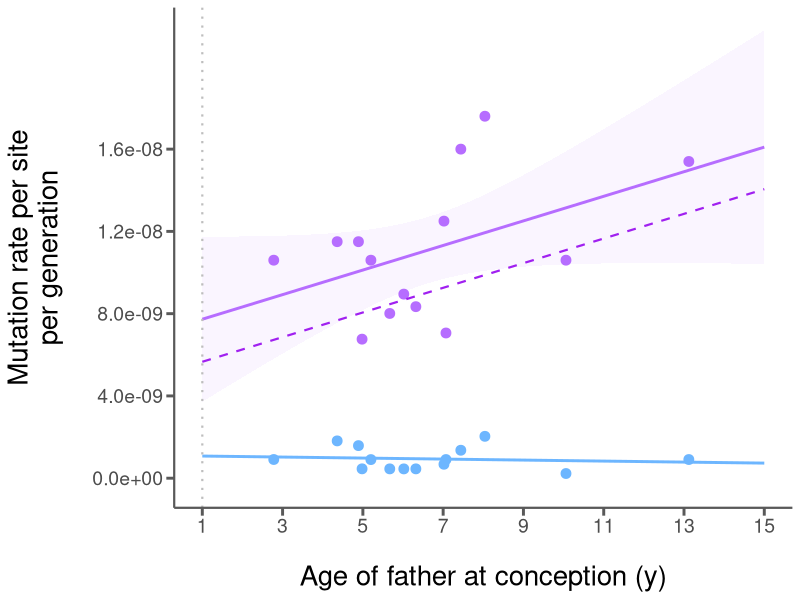

R code for this plot: (Note: this script raises an error after producing the figure.)
library(ggplot2)
this.dir <- dirname(parent.frame(2)$ofile)
setwd(this.dir)
##########
# This function calculates mutation rates given a set of parameters
mutCalc <- function(df,d0,dy1,P,mu_c)
{
  P_max = P + 100
  mu_g = c(); gtm = c();
  
  i = P
  while(i <= P_max)
  {
    gm = i
    gf = i
    mu_gF = (df * mu_c)
    mu_g0 = d0 * (mu_c)
    mu_g1 = dy1 * (gm - P) * (mu_c)
    mu_gM = mu_g0 + mu_g1
    cur_mu_g = (mu_gF + mu_gM) / 2
    mu_g = c(mu_g, cur_mu_g)
    gtm = c(gtm, i)
    
    i = i + 0.1
  }
  return(list(mu_g, gtm))
}

####################
## Calculate mu_c using human (Kong) observations.
human_d0 = 34; human_df = 31; human_num_f = 14.2; human_haploid = 2630000000; human_diploid = human_haploid * 2;
human_mu_c = (human_num_f / human_df) / human_haploid
print(paste("mu_c estimated from Kong params: ", human_mu_c))
####################
## Calculate spermatogenic proportion and expected number of spermatogenic divisions
## per year using human (Kong) observations.
human_sc = 16
human_dy1 = ((2.01 / human_haploid) / human_mu_c)
human_sp = human_dy1 / (365/16)
print(paste("Human expected # of spermatogenic cell divisions/year: ", human_dy1))
print(paste("Human spermatogenic cell proportion given a cycle length of 16 days: ", human_sp))
print("----------")
# 2.01 is the slope of the Kong line -- mutations per year in males after puberty.
# We can calculate the expected number of spermatogenic cycles per year (human_dy1) based on mu_c.
# Then, we can estimate the proportion of cells undergoing spermatogenesis at any given time (human_sp)

####################
## Owl monkey prediction (purple dotted) using Kong parameters
om_p = 1; om_sc = 10.2;
om_dy1 = (365/om_sc) * human_sp
print(paste("Owl monkey expected # of spermatogenic cell divisions/year: ", om_dy1))



output = mutCalc(human_df,human_d0,om_dy1,om_p,human_mu_c)
mu_g_alt = unlist(output[1]); gtm_alt = unlist(output[2]);
print("----------")
####################
## Owl monkey data (purple solid)
in_data = read.csv("owl-monkey-sites.csv", header=TRUE)
cur_filter = subset(in_data, Min.DP==20 & Max.DP==60 & Min.AB==0.3 & Max.AB==0.7)
# Read data and define current filter

om_obs = cur_filter$MVs.corrected.for.FN
om_l = (cur_filter$Sites - cur_filter$Uncallable.SNP.sites) * 2
om_gt = cur_filter$Paternal.GT
om_mu = om_obs / om_l
#cur_filter$CpG.rate = cur_filter$CpG.MVs / ((1 - cur_filter$Min.FN) * om_l)
cur_filter$CpG.rate = cur_filter$CpG.MVs / om_l
# Parse the data for a given filter.

om_pred_reg = lm(mu_g_alt ~ gtm_alt)
om_obs_reg = lm(om_mu ~ om_gt)
print("PREDICTED SLOPE")
print(paste("", (coef(om_pred_reg)[2])))
print(paste("", coef(om_pred_reg)[2] * human_haploid * 2))
print("OBSERVED SLOPE")
print(paste("", coef(om_obs_reg)[2]))
print(paste("", coef(om_obs_reg)[2] * (mean(om_l))))
# Some predictions

####################
## The plot
gtm_alt = gtm_alt[which(gtm_alt<=15)]
mu_g_alt = mu_g_alt[which(gtm_alt<=15)]

pred_df = data.frame(gtm_alt,mu_g_alt)
names(pred_df) = c("Parental.age", "Mutation.rate")

cur_mu = cur_filter$Mutation.rate.corrected.for.FN
cur_gt = cur_filter$Paternal.GT

obs_reg = lm(cur_filter$Mutation.rate.corrected.for.FN ~ cur_filter$Paternal.GT)
pred_reg = lm(pred_df$Mutation.rate ~ pred_df$Parental.age)

p = ggplot(cur_filter, aes(x=Paternal.GT, y=Mutation.rate.corrected.for.FN)) + 
  geom_smooth(method='glm', color='#b66dff', fill="#f2e6ff", fullrange=T) +
  geom_point(color='#b66dff', size=3) +
  geom_smooth(aes(x=Paternal.GT, y=CpG.rate), method='glm', color="#6db6ff", fill=NA, fullrange=T) +
  geom_point(aes(x=Paternal.GT, y=CpG.rate), color="#6db6ff", size=3) +
  scale_x_continuous(breaks = seq(1, 60, by=2)) + 
  scale_y_continuous(breaks = seq(0, 1.8e-8, by=0.4e-8)) + 
  geom_line(data=pred_df, aes(x=Parental.age, y=Mutation.rate), linetype=2, size=0.75, color="purple") +
  geom_vline(xintercept=1, linetype=3, color="grey", size=0.75) + 
  labs(x="Age of father at conception (y)",y="Mutation rate per site\nper generation") +
  theme_classic() +
  theme(axis.text=element_text(size=14), 
        axis.title=element_text(size=20), 
        axis.title.y=element_text(margin=margin(t=0,r=20,b=0,l=0),color="black"), 
        axis.title.x=element_text(margin=margin(t=20,r=0,b=0,l=0),color="black"),
        axis.line=element_line(colour='#595959',size=0.75),
        axis.ticks=element_line(colour="#595959",size = 1),
        axis.ticks.length=unit(0.2,"cm")
        )
print(p)
print(summary(obs_reg))
#"#cce6ff"
# Call the plot fjuijuiiiizunction
## This is the main figure 1
stop()
pat_df = data.frame(cur_filter$Paternal.MVs[cur_filter$Paternal.MVs!=0], cur_filter$Paternal.GT[cur_filter$Paternal.MVs!=0])
names(pat_df) = c("Paternal.MVs", "Paternal.GT")
mat_df = data.frame(cur_filter$Maternal.MVs[cur_filter$Maternal.MVs!=0], cur_filter$Maternal.GT[cur_filter$Maternal.MVs!=0])
names(mat_df) = c("Maternal.MVs", "Maternal.GT")

p = ggplot(pat_df, aes(x=Paternal.GT, y=Paternal.MVs)) +
  geom_smooth(method='glm', color='#db6d00', fill='#ffe6cc', fullrange=T) +
  geom_point(color='#db6d00', size=3) +
  geom_vline(xintercept=1, linetype=3, color="grey", size=0.75) + 
  geom_smooth(data=mat_df, aes(x=Maternal.GT, y=Maternal.MVs), method='glm', color='#009292', fill='#ccffff', fullrange=T) +
  geom_point(data=mat_df, aes(x=Maternal.GT, y=Maternal.MVs), color='#009292', size=3) +
  #scale_y_continuous(limits=c(0,16)) + 
  labs(x="Age of parent at conception (y)",y="Mutation rate per site") +
  theme_classic() +
  theme(axis.text=element_text(size=14), 
        axis.title=element_text(size=20), 
        axis.title.y=element_text(margin=margin(t=0,r=20,b=0,l=0),color="black"), 
        axis.title.x=element_text(margin=margin(t=20,r=0,b=0,l=0),color="black"),
        axis.line=element_line(colour='#595959',size=0.75),
        axis.ticks=element_line(colour="#595959",size = 1),
        axis.ticks.length=unit(0.2,"cm")
  )
print(p)
pat_reg = lm(pat_df$Paternal.MVs ~ pat_df$Paternal.GT)
print(summary(pat_reg))
mat_reg = lm(mat_df$Maternal.MVs ~ mat_df$Maternal.GT)
print(summary(mat_reg))
# This shows Paternal and Maternal MVs
#stop()
pred_actual = coef(pred_reg)[1] + cur_gt * coef(pred_reg)[2]
pred_resids = cur_mu - pred_actual
plot(gtm_alt,mu_g_alt, type='l',ylim=c(min(cur_mu),max(cur_mu)))
points(cur_gt, cur_mu)
segments(x0=cur_gt,y0=cur_mu,x1=cur_gt,y1=cur_mu-pred_resids)
abline(obs_reg, lty=2)
segments(x0=cur_gt,y0=cur_mu,x1=cur_gt,y1=cur_mu-resid(obs_reg),lty=2)
print(var.test(resid(obs_reg), pred_resids, alternative="two.sided"))
# This is the F-test for differences between the two lines in Fig.1 